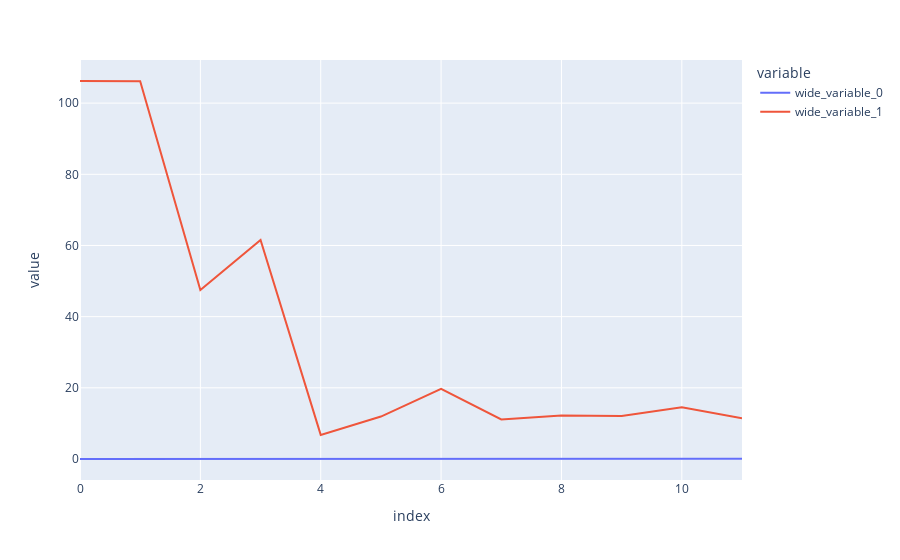

The code cell stored with this chart in its notebook:
### Code cell
px.line(y=[np.array(training_cost).flatten(),np.array(cv_cost).flatten()])

### Figure 1 — Plotly figure (JSON) as saved in the notebook; plotly's stock layout.template omitted (floating-point values rounded to 4 significant figures)
{"data": [{"hovertemplate": "variable=wide_variable_0<br>index=%{x}<br>value=%{y}<extra></extra>", "legendgroup": "wide_variable_0", "line": {"color": "#636efa", "dash": "solid"}, "marker": {"symbol": "circle"}, "mode": "lines", "name": "wide_variable_0", "orientation": "v", "showlegend": true, "type": "scatter", "x": [0, 1, 2, 3, 4, 5, 6, 7, 8, 9, 10, 11], "xaxis": "x", "y": [6.646e-22, 6.646e-17, 9.631e-17, 6.603e-14, 3.977e-12, 1.431e-08, 1.261e-07, 0.0002992, 0.02355, 0.04156, 0.0382, 0.05393], "yaxis": "y"}, {"hovertemplate": "variable=wide_variable_1<br>index=%{x}<br>value=%{y}<extra></extra>", "legendgroup": "wide_variable_1", "line": {"color": "#EF553B", "dash": "solid"}, "marker": {"symbol": "circle"}, "mode": "lines", "name": "wide_variable_1", "orientation": "v", "showlegend": true, "type": "scatter", "x": [0, 1, 2, 3, 4, 5, 6, 7, 8, 9, 10, 11], "xaxis": "x", "y": [106.2, 106.2, 47.47, 61.56, 6.778, 11.93, 19.7, 11.1, 12.24, 12.08, 14.53, 11.48], "yaxis": "y"}], "layout": {"legend": {"title": {"text": "variable"}, "tracegroupgap": 0}, "margin": {"t": 60}, "xaxis": {"anchor": "y", "domain": [0, 1], "title": {"text": "index"}}, "yaxis": {"anchor": "x", "domain": [0, 1], "title": {"text": "value"}}}}
